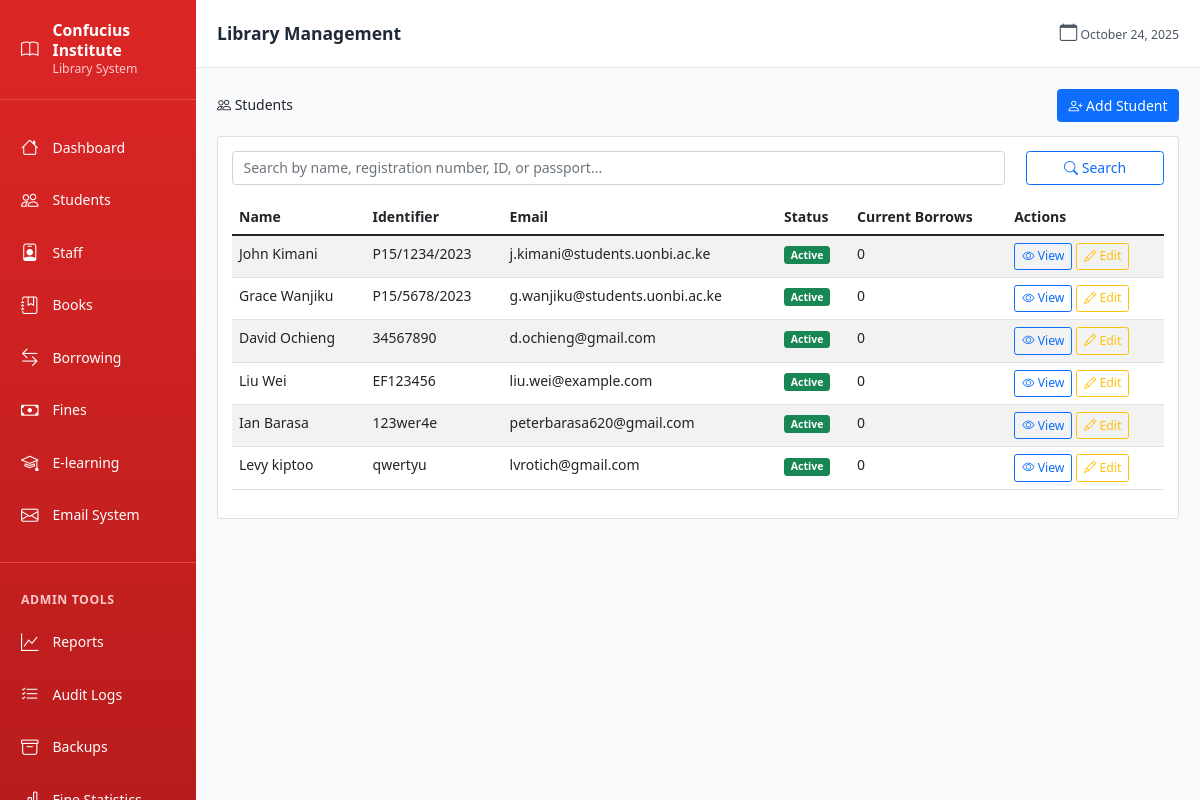
The app's page /students/ (signed in), older data.
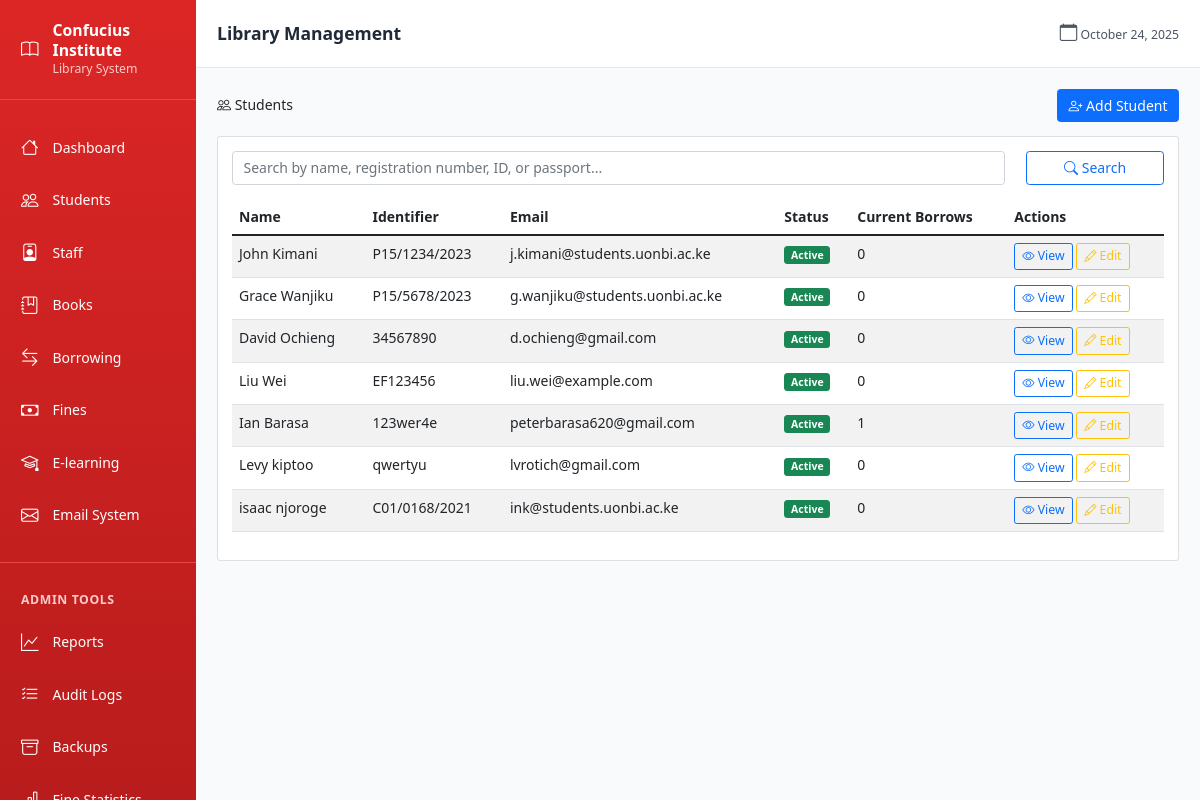
The same page, newer data.
### models.py (models this page shows, shortened)
class Student(db.Model):
    id = db.Column(db.Integer, primary_key=True)
    name = db.Column(db.String(100), nullable=False)
    registration_number = db.Column(db.String(50), unique=True, nullable=True)  # UoN students
    id_number = db.Column(db.String(20), unique=True, nullable=True)  # Kenyan non-UoN
    passport_number = db.Column(db.String(20), unique=True, nullable=True)  # International
    email = db.Column(db.String(120), nullable=False)
    phone = db.Column(db.String(20))
    membership_status = db.Column(db.String(20), default='active')  # active, suspended, expired
    created_at = db.Column(db.DateTime, default=datetime.utcnow)
    borrow_records = db.relationship('BorrowRecord', backref='student_ref', lazy=True)
    fines = db.relationship('Fine', backref='student_ref', lazy=True)
    @property
    def identifier(self):
        if self.registration_number:
            return self.registration_number
        elif self.id_number:
            return self.id_number
        else:
            return self.passport_number
    @property
    def current_borrowed_count(self):
        return BorrowRecord.query.filter_by(student_id=self.id, returned_at=None).count()

### blueprints/students.py (the view)
@students_bp.route('/')
@login_required
def list_students():
    search = request.args.get('search', '')
    if search:
        students = Student.query.filter(
            or_(
                Student.name.contains(search),
                Student.registration_number.contains(search),
                Student.id_number.contains(search),
                Student.passport_number.contains(search)
            )
        ).all()
    else:
        students = Student.query.all()
    return render_template('students/list.html', students=students, search=search)

### templates/students/list.html (shortened to what this page needs)
{% extends "base.html" %}
{% block content %}
<div class="d-flex justify-content-between align-items-center mb-3">
    <h2><i class="bi bi-people"></i> Students</h2>
    <a href="{{ url_for('students.add_student') }}" class="btn btn-primary">
        <i class="bi bi-person-plus"></i> Add Student
    </a>
</div>
<div class="card">
    <div class="card-body">
        <form method="GET" class="mb-3">
            <div class="row">
                <div class="col-md-10">
                    <input type="text" class="form-control" name="search" placeholder="Search by name, registration number, ID, or passport..." value="{{ search }}">
                </div>
                <div class="col-md-2">
                    <button type="submit" class="btn btn-outline-primary w-100">
                        <i class="bi bi-search"></i> Search
                    </button>
                </div>
            </div>
        </form>
        {% if students %}
        <div class="table-responsive">
            <table class="table table-striped">
                <thead>
                    <tr>
                        <th>Name</th>
                        <th>Identifier</th>
                        <th>Email</th>
                        <th>Status</th>
                        <th>Current Borrows</th>
                        <th>Actions</th>
                    </tr>
                </thead>
                <tbody>
                    {% for student in students %}
                    <tr>
                        <td>{{ student.name }}</td>
                        <td>{{ student.identifier }}</td>
                        <td>{{ student.email }}</td>
                        <td>
                            <span class="badge bg-{{ 'success' if student.membership_status == 'active' else 'warning' }}">
                                {{ student.membership_status.title() }}
                            </span>
                        </td>
                        <td>{{ student.current_borrowed_count }}</td>
                        <td>
                            <a href="{{ url_for('students.view_student', student_id=student.id) }}" class="btn btn-sm btn-outline-primary">
                                <i class="bi bi-eye"></i> View
                            </a>
                            <a href="{{ url_for('students.edit_student', student_id=student.id) }}" class="btn btn-sm btn-outline-warning">
                                <i class="bi bi-pencil"></i> Edit
                            </a>
                        </td>
                    </tr>
                    {% endfor %}
                </tbody>
            </table>
        </div>
        {% endif %}
    </div>
</div>
{% endblock %}

Row changes from the older to the newer data that the page shows:
changed Student "Ian Barasa": current_borrowed_count "0" → "1"
added Student: name "isaac njoroge", identifier "C01/0168/2021", email "ink@students.uonbi.ac.ke", membership_status "Active", current_borrowed_count "0"
